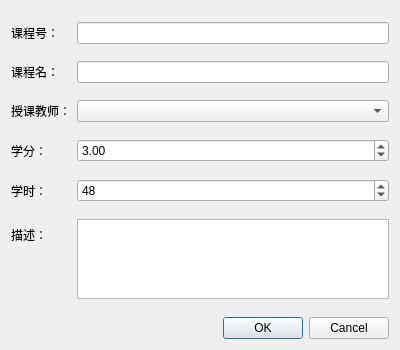
<?xml version="1.0" encoding="UTF-8"?>
<ui version="4.0">
 <class>CourseDialog</class>
 <widget class="QDialog" name="CourseDialog">
  <property name="geometry">
   <rect>
    <x>0</x>
    <y>0</y>
    <width>400</width>
    <height>350</height>
   </rect>
  </property>
  <property name="windowTitle">
   <string>课程信息</string>
  </property>
  <layout class="QVBoxLayout" name="verticalLayout">
   <item>
    <layout class="QFormLayout" name="formLayout">
     <item row="0" column="0">
      <widget class="QLabel" name="label">
       <property name="text">
        <string>课程号：</string>
       </property>
      </widget>
     </item>
     <item row="0" column="1">
      <widget class="QLineEdit" name="courseNoEdit"/>
     </item>
     <item row="1" column="0">
      <widget class="QLabel" name="label_2">
       <property name="text">
        <string>课程名：</string>
       </property>
      </widget>
     </item>
     <item row="1" column="1">
      <widget class="QLineEdit" name="courseNameEdit"/>
     </item>
     <item row="2" column="0">
      <widget class="QLabel" name="label_3">
       <property name="text">
        <string>授课教师：</string>
       </property>
      </widget>
     </item>
     <item row="2" column="1">
      <widget class="QComboBox" name="teacherComboBox"/>
     </item>
     <item row="3" column="0">
      <widget class="QLabel" name="label_4">
       <property name="text">
        <string>学分：</string>
       </property>
      </widget>
     </item>
     <item row="3" column="1">
      <widget class="QDoubleSpinBox" name="creditSpinBox">
       <property name="minimum">
        <double>0.500000000000000</double>
       </property>
       <property name="maximum">
        <double>10.000000000000000</double>
       </property>
       <property name="singleStep">
        <double>0.500000000000000</double>
       </property>
       <property name="value">
        <double>3.000000000000000</double>
       </property>
      </widget>
     </item>
     <item row="4" column="0">
      <widget class="QLabel" name="label_5">
       <property name="text">
        <string>学时：</string>
       </property>
      </widget>
     </item>
     <item row="4" column="1">
      <widget class="QSpinBox" name="hoursSpinBox">
       <property name="minimum">
        <number>8</number>
       </property>
       <property name="maximum">
        <number>200</number>
       </property>
       <property name="singleStep">
        <number>8</number>
       </property>
       <property name="value">
        <number>48</number>
       </property>
      </widget>
     </item>
     <item row="5" column="0">
      <widget class="QLabel" name="label_6">
       <property name="text">
        <string>描述：</string>
       </property>
      </widget>
     </item>
     <item row="5" column="1">
      <widget class="QTextEdit" name="descriptionEdit">
       <property name="maximumSize">
        <size>
         <width>16777215</width>
         <height>80</height>
        </size>
       </property>
      </widget>
     </item>
    </layout>
   </item>
   <item>
    <widget class="QDialogButtonBox" name="buttonBox">
     <property name="orientation">
      <enum>Qt::Horizontal</enum>
     </property>
     <property name="standardButtons">
      <set>QDialogButtonBox::Cancel|QDialogButtonBox::Ok</set>
     </property>
    </widget>
   </item>
  </layout>
 </widget>
 <resources/>
 <connections>
  <connection>
   <sender>buttonBox</sender>
   <signal>accepted()</signal>
   <receiver>CourseDialog</receiver>
   <slot>accept()</slot>
   <hints>
    <hint type="sourcelabel">
     <x>248</x>
     <y>254</y>
    </hint>
    <hint type="destinationlabel">
     <x>157</x>
     <y>274</y>
    </hint>
   </hints>
  </connection>
  <connection>
   <sender>buttonBox</sender>
   <signal>rejected()</signal>
   <receiver>CourseDialog</receiver>
   <slot>reject()</slot>
   <hints>
    <hint type="sourcelabel">
     <x>316</x>
     <y>260</y>
    </hint>
    <hint type="destinationlabel">
     <x>286</x>
     <y>274</y>
    </hint>
   </hints>
  </connection>
 </connections>
</ui>
